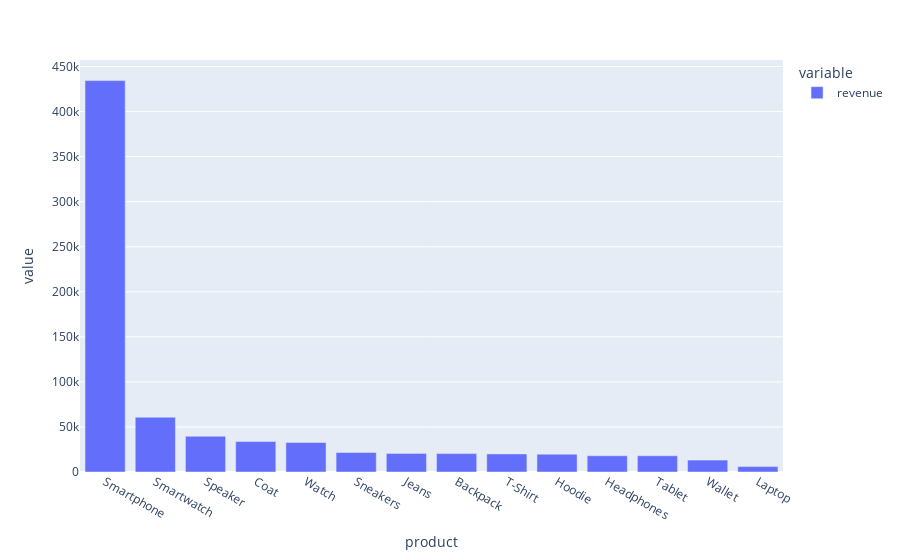

The notebook cell this image was saved under:
### Code cell
px.bar(phr)

### Figure 1 — Plotly figure (JSON) as saved in the notebook; plotly's stock layout.template omitted (floating-point values rounded to 4 significant figures)
{"data": [{"alignmentgroup": "True", "hovertemplate": "variable=revenue<br>product=%{x}<br>value=%{y}<extra></extra>", "legendgroup": "revenue", "marker": {"color": "#636efa", "pattern": {"shape": ""}}, "name": "revenue", "offsetgroup": "revenue", "orientation": "v", "showlegend": true, "textposition": "auto", "type": "bar", "x": ["Smartphone", "Smartwatch", "Speaker", "Coat", "Watch", "Sneakers", "Jeans", "Backpack", "T-Shirt", "Hoodie", "Headphones", "Tablet", "Wallet", "Laptop"], "xaxis": "x", "y": [434400, 60800, 39680, 33800, 32700, 21600, 20650, 20400, 20100, 19800, 18000, 18000, 13200, 6000], "yaxis": "y"}], "layout": {"barmode": "relative", "legend": {"title": {"text": "variable"}, "tracegroupgap": 0}, "margin": {"t": 60}, "xaxis": {"anchor": "y", "domain": [0, 1], "title": {"text": "product"}}, "yaxis": {"anchor": "x", "domain": [0, 1], "title": {"text": "value"}}}}
